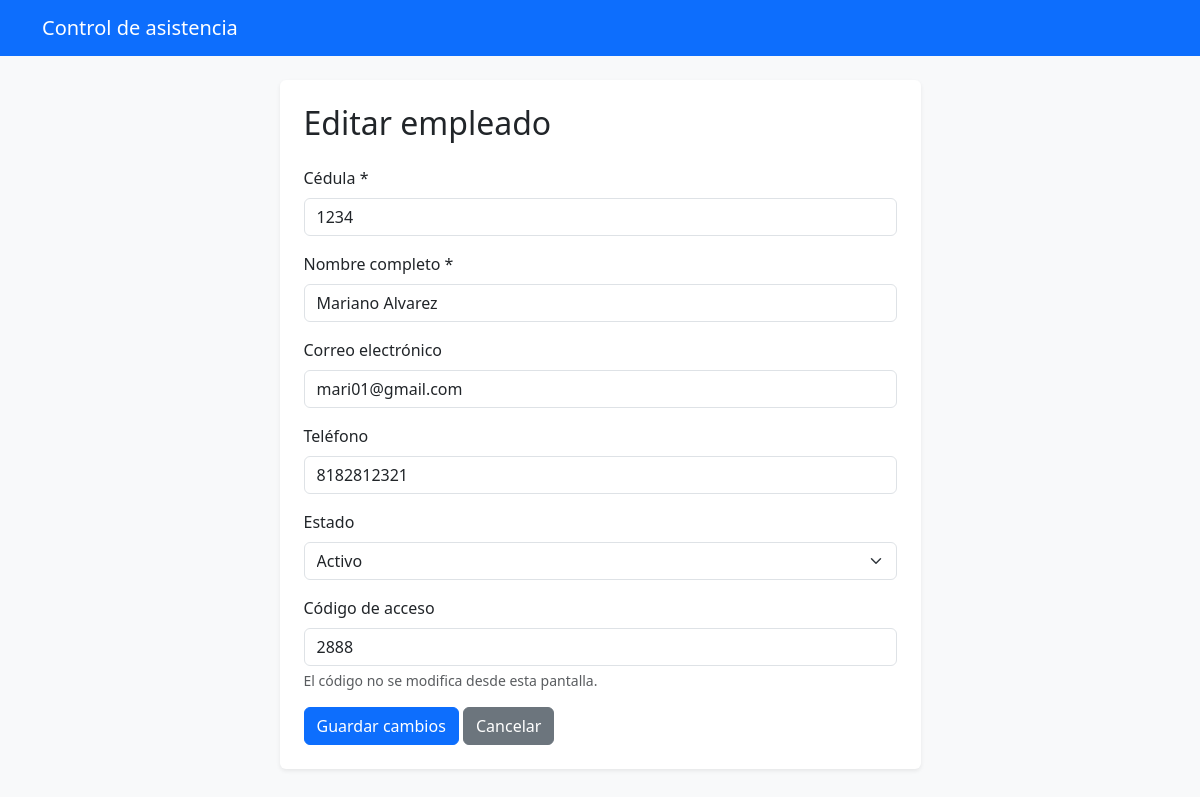
The app's page /admin/editar_empleado.php?id=7 (signed in) with its own data.
### tables this page shows
CREATE TABLE `empleados` (
  `id` int(11) NOT NULL,
  `cedula` varchar(30) NOT NULL,
  `nombre` varchar(150) NOT NULL,
  `correo` varchar(150) DEFAULT NULL,
  `telefono` varchar(30) DEFAULT NULL,
  `codigo_acceso` varchar(20) NOT NULL,
  `estado` enum('Activo','Inactivo') NOT NULL DEFAULT 'Activo',
  `fecha_registro` timestamp NOT NULL DEFAULT current_timestamp()
);

### admin/editar_empleado.php (the view, shortened to what this page needs)
<?php
require_once "../config/database.php";
$id = filter_input(INPUT_GET, "id", FILTER_VALIDATE_INT);
$stmt = $conexion->prepare(
    "SELECT * FROM empleados WHERE id = :id"
);
$stmt->execute([":id" => $id]);
$empleado = $stmt->fetch();
function escapar($valor) {
    return htmlspecialchars((string)($valor ?? ""), ENT_QUOTES, "UTF-8");
}
?>
<!DOCTYPE html>
<html lang="es">
<head>
    <link href="https://cdn.jsdelivr.net/npm/bootstrap@5.3.3/dist/css/bootstrap.min.css"
          rel="stylesheet">
</head>
<body class="bg-light">
<nav class="navbar navbar-dark bg-primary">
    <div class="container">
        <a href="index.php" class="navbar-brand">Control de asistencia</a>
    </div>
</nav>
<div class="container py-4">
    <div class="row justify-content-center">
        <div class="col-lg-7">
            <div class="card border-0 shadow-sm">
                <div class="card-body p-4">
                    <h2 class="mb-4">Editar empleado</h2>
                    <form method="POST">
                        <div class="mb-3">
                            <label class="form-label">Cédula *</label>
                            <input type="text" name="cedula"
                                   class="form-control" maxlength="30"
                                   required value="<?= escapar($empleado["cedula"]) ?>">
                        </div>
                        <div class="mb-3">
                            <label class="form-label">Nombre completo *</label>
                            <input type="text" name="nombre"
                                   class="form-control" maxlength="150"
                                   required value="<?= escapar($empleado["nombre"]) ?>">
                        </div>
                        <div class="mb-3">
                            <label class="form-label">Correo electrónico</label>
                            <input type="email" name="correo"
                                   class="form-control" maxlength="150"
                                   value="<?= escapar($empleado["correo"]) ?>">
                        </div>
                        <div class="mb-3">
                            <label class="form-label">Teléfono</label>
                            <input type="text" name="telefono"
                                   class="form-control" maxlength="30"
                                   value="<?= escapar($empleado["telefono"]) ?>">
                        </div>
                        <div class="mb-3">
                            <label class="form-label">Estado</label>
                            <select name="estado" class="form-select" required>
                                <option value="Activo"
                                    <?= $empleado["estado"] === "Activo" ? "selected" : "" ?>>
                                    Activo
                                </option>
                            </select>
                        </div>
                        <div class="mb-3">
                            <label class="form-label">Código de acceso</label>
                            <input type="text" class="form-control"
                                   value="<?= escapar($empleado["codigo_acceso"]) ?>"
                                   readonly>
                            <div class="form-text">
                                El código no se modifica desde esta pantalla.
                            </div>
                        </div>
                        <button type="submit" class="btn btn-primary">
                            Guardar cambios
                        </button>
                        <a href="empleados.php" class="btn btn-secondary">
                            Cancelar
                        </a>
                    </form>
                </div>
            </div>
        </div>
    </div>
</div>
</body>
</html>

### records on screen
empleados: cedula "1234", nombre "Mariano Alvarez", correo "mari01@gmail.com", telefono "8182812321", estado "Activo", codigo_acceso "2888"
